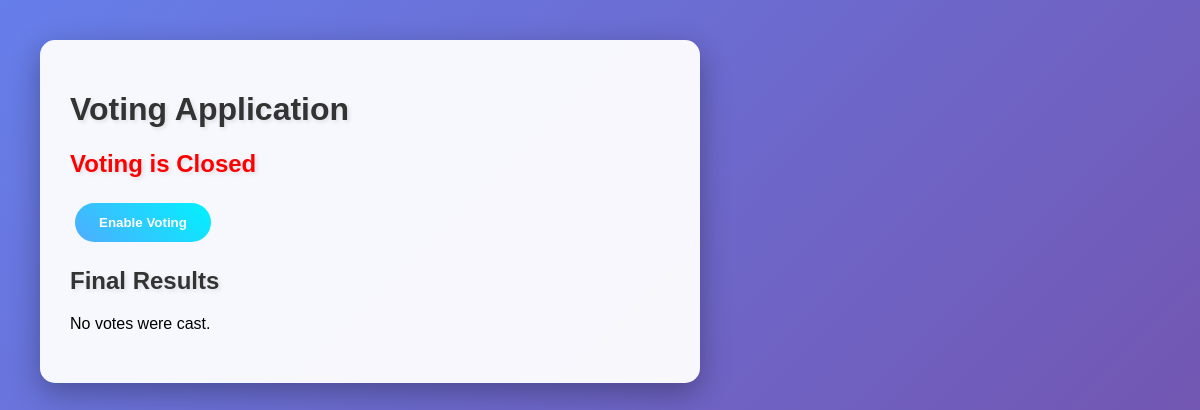
Before: / with the older database file.
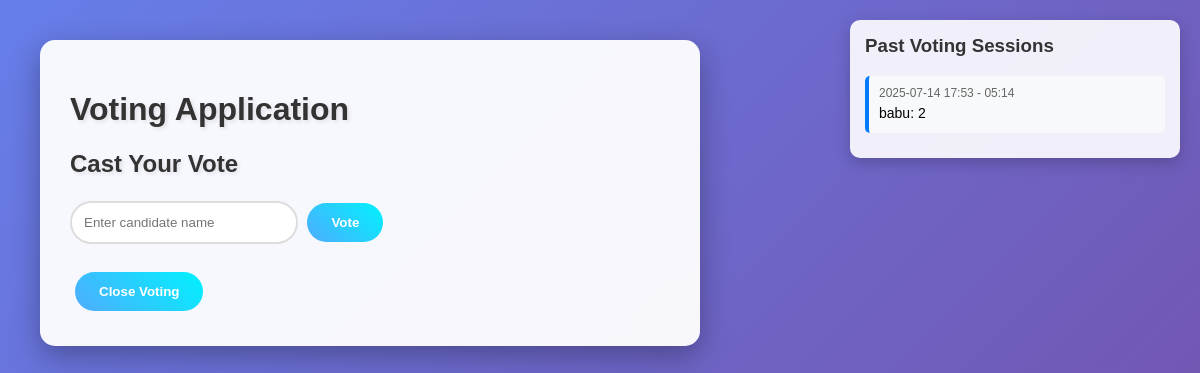
After: the same page with the newer database file.
### app.py (models this page shows)
class VotingSession(db.Model):
    id = db.Column(db.Integer, primary_key=True)
    start_time = db.Column(db.DateTime, default=datetime.utcnow)
    end_time = db.Column(db.DateTime)
    is_active = db.Column(db.Boolean, default=True)
    votes = db.relationship('Vote', backref='session', lazy=True)

class Vote(db.Model):
    id = db.Column(db.Integer, primary_key=True)
    candidate_name = db.Column(db.String(100), nullable=False)
    timestamp = db.Column(db.DateTime, default=datetime.utcnow)
    session_id = db.Column(db.Integer, db.ForeignKey('voting_session.id'))

### app.py (the view)
@app.route('/')
def index():
    logger.info("Index page accessed")
    status = VotingStatus.query.first()
    if not status:
        status = VotingStatus(is_open=True)
        db.session.add(status)
        db.session.commit()
        logger.info("Created initial voting status")
    current_session = VotingSession.query.filter_by(is_active=True).first()
    if not current_session and status.is_open:
        current_session = VotingSession()
        db.session.add(current_session)
        db.session.commit()
        logger.info(f"Created new voting session: {current_session.id}")
    current_votes = []
    if current_session:
        current_votes = db.session.query(Vote.candidate_name, db.func.count(Vote.id)).filter_by(session_id=current_session.id).group_by(Vote.candidate_name).all()
        logger.info(f"Retrieved {len(current_votes)} candidate results for session {current_session.id}")
    past_sessions = VotingSession.query.filter_by(is_active=False).order_by(VotingSession.end_time.desc()).limit(5).all()
    past_results = []
    for session in past_sessions:
        session_votes = db.session.query(Vote.candidate_name, db.func.count(Vote.id)).filter_by(session_id=session.id).group_by(Vote.candidate_name).all()
        past_results.append({
            'session': session,
            'votes': session_votes
        })
    logger.info(f"Retrieved {len(past_results)} past voting sessions")
    return render_template('index.html', votes=current_votes, voting_open=status.is_open, past_results=past_results)

### templates/index.html (shortened to what this page needs)
<!DOCTYPE html>
<html>
<head>
</head>
<body>
    <div class="container">
        <h1>Voting Application</h1>
        {% if voting_open %}
            <div class="vote-form">
                <h2>Cast Your Vote</h2>
                <form method="POST" action="/vote">
                    <input type="text" name="candidate" placeholder="Enter candidate name" required>
                    <button type="submit">Vote</button>
                </form>
            </div>
            <a href="/close_voting"><button>Close Voting</button></a>
        {% else %}
            <h2 style="color: red;">Voting is Closed</h2>
            <a href="/enable_voting"><button>Enable Voting</button></a>
        {% endif %}
        {% if not voting_open %}
            <div class="results">
                <h2>Final Results</h2>
                {% if votes %}
                    {% for candidate, count in votes %}
                        <div class="candidate">
                            <strong>{{ candidate }}</strong>: {{ count }} vote(s)
                        </div>
                    {% endfor %}
                {% else %}
                    <p>No votes were cast.</p>
                {% endif %}
            </div>
        {% endif %}
    </div>
    {% if past_results %}
    <div class="history-panel">
        <h3 style="margin-top: 0; color: #333;">Past Voting Sessions</h3>
        {% for result in past_results %}
            <div class="history-session">
                <div class="session-time">
                    {{ result.session.start_time.strftime('%Y-%m-%d %H:%M') }} -
                    {{ result.session.end_time.strftime('%H:%M') if result.session.end_time else 'Ongoing' }}
                </div>
                {% if result.votes %}
                    {% for candidate, count in result.votes %}
                        <div class="session-vote">{{ candidate }}: {{ count }}</div>
                    {% endfor %}
                {% else %}
                    <div class="session-vote">No votes cast</div>
                {% endif %}
            </div>
        {% endfor %}
    </div>
    {% endif %}
</body>
</html>

### templates/index.html (style rules this page uses)
body { font-family: Arial; margin: 0; padding: 40px; background: linear-gradient(135deg, #667eea 0%, #764ba2 100%); min-height: 100vh; background-attachment: fixed; }
.container { max-width: 600px; background: rgba(255, 255, 255, 0.95); padding: 30px; border-radius: 15px; box-shadow: 0 10px 30px rgba(0,0,0,0.3); backdrop-filter: blur(10px); }
.vote-form { margin: 20px 0; }
button { padding: 12px 24px; margin: 5px; border: none; border-radius: 25px; background: linear-gradient(45deg, #4facfe 0%, #00f2fe 100%); color: white; font-weight: bold; cursor: pointer; transition: transform 0.2s; }
input[type="text"] { padding: 12px; width: 200px; border: 2px solid #ddd; border-radius: 25px; outline: none; }
h1, h2 { color: #333; text-shadow: 2px 2px 4px rgba(0,0,0,0.1); }
.history-panel { position: fixed; top: 20px; right: 20px; width: 300px; background: rgba(255, 255, 255, 0.9); padding: 15px; border-radius: 10px; box-shadow: 0 5px 15px rgba(0,0,0,0.2); max-height: 400px; overflow-y: auto; }
.history-session { margin: 10px 0; padding: 10px; background: #f8f9fa; border-radius: 5px; border-left: 4px solid #007bff; }
.session-time { font-size: 12px; color: #666; margin-bottom: 5px; }
.session-vote { font-size: 14px; margin: 2px 0; }

Changed rows visible on the page:
added VotingSession: session.start_time "2025-07-14 17:53", session.end_time "05:14"
now on this page (row unchanged): Vote: candidate_name "babu", id "2"
Other visible differences:
text no longer shown: "Voting is Closed Enable Voting Final Results No votes were cast."
text now shown: "Cast Your Vote Vote Close Voting Past Voting Sessions"
